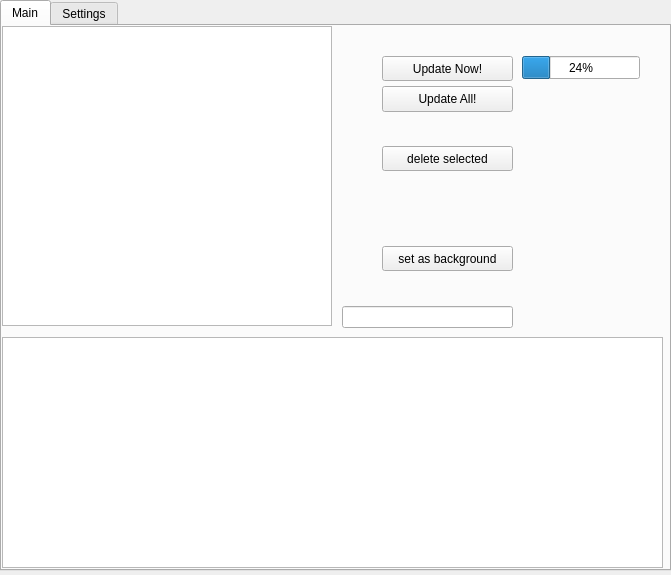
<ui version="4.0" >
 <author></author>
 <comment></comment>
 <exportmacro></exportmacro>
 <class>MainWindow</class>
 <widget class="QMainWindow" name="MainWindow" >
  <property name="geometry" >
   <rect>
    <x>0</x>
    <y>0</y>
    <width>671</width>
    <height>575</height>
   </rect>
  </property>
  <property name="minimumSize" >
   <size>
    <width>640</width>
    <height>500</height>
   </size>
  </property>
  <property name="windowTitle" >
   <string>qAPOD</string>
  </property>
  <property name="windowIcon" >
   <iconset>qapod.png</iconset>
  </property>
  <widget class="QWidget" name="centralWidget" >
   <widget class="QTabWidget" name="tabWidget" >
    <property name="geometry" >
     <rect>
      <x>0</x>
      <y>0</y>
      <width>671</width>
      <height>571</height>
     </rect>
    </property>
    <widget class="QWidget" name="tab" >
     <attribute name="title" >
      <string>Main</string>
     </attribute>
     <widget class="QListView" name="listView" >
      <property name="geometry" >
       <rect>
        <x>0</x>
        <y>0</y>
        <width>330</width>
        <height>300</height>
       </rect>
      </property>
      <property name="selectionMode" >
       <enum>QAbstractItemView::ExtendedSelection</enum>
      </property>
      <property name="flow" >
       <enum>QListView::LeftToRight</enum>
      </property>
      <property name="viewMode" >
       <enum>QListView::IconMode</enum>
      </property>
     </widget>
     <widget class="QProgressBar" name="progressBar" >
      <property name="geometry" >
       <rect>
        <x>520</x>
        <y>30</y>
        <width>118</width>
        <height>23</height>
       </rect>
      </property>
      <property name="value" >
       <number>24</number>
      </property>
     </widget>
     <widget class="QPushButton" name="pbDeleteSelected" >
      <property name="geometry" >
       <rect>
        <x>380</x>
        <y>120</y>
        <width>131</width>
        <height>25</height>
       </rect>
      </property>
      <property name="text" >
       <string>delete selected</string>
      </property>
     </widget>
     <widget class="QLineEdit" name="imageName" >
      <property name="geometry" >
       <rect>
        <x>340</x>
        <y>280</y>
        <width>171</width>
        <height>22</height>
       </rect>
      </property>
     </widget>
     <widget class="QTextBrowser" name="textBrowser" >
      <property name="geometry" >
       <rect>
        <x>0</x>
        <y>311</y>
        <width>661</width>
        <height>231</height>
       </rect>
      </property>
     </widget>
     <widget class="QPushButton" name="pbSetBackground" >
      <property name="geometry" >
       <rect>
        <x>380</x>
        <y>220</y>
        <width>131</width>
        <height>25</height>
       </rect>
      </property>
      <property name="text" >
       <string>set as background</string>
      </property>
     </widget>
     <widget class="QPushButton" name="updateNow" >
      <property name="geometry" >
       <rect>
        <x>380</x>
        <y>30</y>
        <width>131</width>
        <height>25</height>
       </rect>
      </property>
      <property name="text" >
       <string>Update Now!</string>
      </property>
     </widget>
     <widget class="QPushButton" name="updateAll" >
      <property name="geometry" >
       <rect>
        <x>380</x>
        <y>60</y>
        <width>131</width>
        <height>26</height>
       </rect>
      </property>
      <property name="text" >
       <string>Update All!</string>
      </property>
     </widget>
    </widget>
    <widget class="QWidget" name="tab" >
     <attribute name="title" >
      <string>Settings</string>
     </attribute>
     <widget class="QWidget" name="widget" >
      <property name="geometry" >
       <rect>
        <x>30</x>
        <y>40</y>
        <width>611</width>
        <height>28</height>
       </rect>
      </property>
      <layout class="QHBoxLayout" >
       <property name="margin" >
        <number>0</number>
       </property>
       <property name="spacing" >
        <number>6</number>
       </property>
       <item>
        <layout class="QGridLayout" >
         <property name="margin" >
          <number>0</number>
         </property>
         <property name="spacing" >
          <number>6</number>
         </property>
         <item row="0" column="0" >
          <widget class="QLabel" name="label" >
           <property name="text" >
            <string>Image location:</string>
           </property>
           <property name="buddy" >
            <cstring>imageLocation</cstring>
           </property>
          </widget>
         </item>
         <item row="0" column="1" >
          <widget class="QLineEdit" name="imageLocation" />
         </item>
        </layout>
       </item>
       <item>
        <widget class="QPushButton" name="pbBrowseImageLocation" >
         <property name="text" >
          <string>Browse...</string>
         </property>
        </widget>
       </item>
      </layout>
     </widget>
     <widget class="QGroupBox" name="groupBox" >
      <property name="geometry" >
       <rect>
        <x>30</x>
        <y>150</y>
        <width>194</width>
        <height>111</height>
       </rect>
      </property>
      <property name="title" >
       <string>If Autostarted:</string>
      </property>
      <widget class="QWidget" name="widget" >
       <property name="geometry" >
        <rect>
         <x>10</x>
         <y>26</y>
         <width>174</width>
         <height>77</height>
        </rect>
       </property>
       <layout class="QGridLayout" >
        <property name="margin" >
         <number>0</number>
        </property>
        <property name="spacing" >
         <number>6</number>
        </property>
        <item row="2" column="0" >
         <widget class="QCheckBox" name="autoClose" >
          <property name="text" >
           <string>auto close</string>
          </property>
         </widget>
        </item>
        <item row="1" column="0" >
         <widget class="QCheckBox" name="autoBackground" >
          <property name="text" >
           <string>set newest as Background</string>
          </property>
         </widget>
        </item>
        <item row="0" column="0" >
         <widget class="QCheckBox" name="autoUpdateImage" >
          <property name="text" >
           <string>update Image</string>
          </property>
         </widget>
        </item>
       </layout>
      </widget>
     </widget>
     <widget class="QWidget" name="widget" >
      <property name="geometry" >
       <rect>
        <x>240</x>
        <y>160</y>
        <width>301</width>
        <height>60</height>
       </rect>
      </property>
      <layout class="QGridLayout" >
       <property name="margin" >
        <number>0</number>
       </property>
       <property name="spacing" >
        <number>6</number>
       </property>
       <item row="1" column="1" >
        <widget class="QPushButton" name="removeDesktop" >
         <property name="text" >
          <string>Remove Desktop Icon</string>
         </property>
        </widget>
       </item>
       <item row="1" column="0" >
        <widget class="QPushButton" name="installDesktop" >
         <property name="text" >
          <string>Install Desktop Icon</string>
         </property>
        </widget>
       </item>
       <item row="0" column="1" >
        <widget class="QPushButton" name="removeAutostart" >
         <property name="text" >
          <string>Remove Autostart Entry</string>
         </property>
        </widget>
       </item>
       <item row="0" column="0" >
        <widget class="QPushButton" name="installAutostart" >
         <property name="text" >
          <string>Install Autostart Entry</string>
         </property>
        </widget>
       </item>
      </layout>
     </widget>
     <widget class="QWidget" name="widget" >
      <property name="geometry" >
       <rect>
        <x>30</x>
        <y>320</y>
        <width>414</width>
        <height>52</height>
       </rect>
      </property>
      <layout class="QGridLayout" >
       <property name="margin" >
        <number>0</number>
       </property>
       <property name="spacing" >
        <number>6</number>
       </property>
       <item row="0" column="3" >
        <widget class="QLabel" name="label_5_2_2" >
         <property name="text" >
          <string>Height:</string>
         </property>
         <property name="buddy" >
          <cstring>bgHeight</cstring>
         </property>
        </widget>
       </item>
       <item row="1" column="3" >
        <widget class="QLabel" name="label_5_2_2_2_2" >
         <property name="text" >
          <string>Height:</string>
         </property>
         <property name="buddy" >
          <cstring>thumbHeight</cstring>
         </property>
        </widget>
       </item>
       <item row="1" column="0" >
        <widget class="QLabel" name="label_4_2" >
         <property name="text" >
          <string>Thumbnail image width:</string>
         </property>
         <property name="buddy" >
          <cstring>thumbWidth</cstring>
         </property>
        </widget>
       </item>
       <item row="0" column="0" >
        <widget class="QLabel" name="label_3" >
         <property name="text" >
          <string>Background image width:</string>
         </property>
         <property name="buddy" >
          <cstring>bgWidth</cstring>
         </property>
        </widget>
       </item>
       <item row="0" column="1" >
        <widget class="QLineEdit" name="bgWidth" />
       </item>
       <item row="0" column="4" >
        <widget class="QLineEdit" name="bgHeight" />
       </item>
       <item row="1" column="1" >
        <widget class="QLineEdit" name="thumbWidth" />
       </item>
       <item row="1" column="4" >
        <widget class="QLineEdit" name="thumbHeight" />
       </item>
       <item row="0" column="2" >
        <spacer>
         <property name="orientation" >
          <enum>Qt::Horizontal</enum>
         </property>
         <property name="sizeHint" >
          <size>
           <width>40</width>
           <height>20</height>
          </size>
         </property>
        </spacer>
       </item>
       <item row="1" column="2" >
        <spacer>
         <property name="orientation" >
          <enum>Qt::Horizontal</enum>
         </property>
         <property name="sizeHint" >
          <size>
           <width>40</width>
           <height>20</height>
          </size>
         </property>
        </spacer>
       </item>
      </layout>
     </widget>
     <widget class="QPushButton" name="pbSaveSettings" >
      <property name="geometry" >
       <rect>
        <x>510</x>
        <y>454</y>
        <width>131</width>
        <height>61</height>
       </rect>
      </property>
      <property name="text" >
       <string>Save Settings</string>
      </property>
     </widget>
     <widget class="QWidget" name="widget" >
      <property name="geometry" >
       <rect>
        <x>30</x>
        <y>90</y>
        <width>441</width>
        <height>68</height>
       </rect>
      </property>
      <layout class="QGridLayout" >
       <property name="margin" >
        <number>9</number>
       </property>
       <property name="spacing" >
        <number>6</number>
       </property>
       <item row="0" column="0" >
        <widget class="QLabel" name="label_8" >
         <property name="text" >
          <string>Desktop:</string>
         </property>
         <property name="buddy" >
          <cstring>desktopType</cstring>
         </property>
        </widget>
       </item>
       <item row="0" column="1" >
        <widget class="QComboBox" name="desktopType" />
       </item>
       <item row="1" column="0" >
        <widget class="QLabel" name="label_2" >
         <property name="text" >
          <string>Source:</string>
         </property>
         <property name="buddy" >
          <cstring>sourceType</cstring>
         </property>
        </widget>
       </item>
       <item row="0" column="2" >
        <spacer>
         <property name="orientation" >
          <enum>Qt::Horizontal</enum>
         </property>
         <property name="sizeHint" >
          <size>
           <width>40</width>
           <height>20</height>
          </size>
         </property>
        </spacer>
       </item>
       <item row="1" column="1" colspan="2" >
        <widget class="QComboBox" name="sourceType" />
       </item>
      </layout>
     </widget>
    </widget>
   </widget>
  </widget>
 </widget>
 <pixmapfunction></pixmapfunction>
 <resources/>
 <connections/>
</ui>
